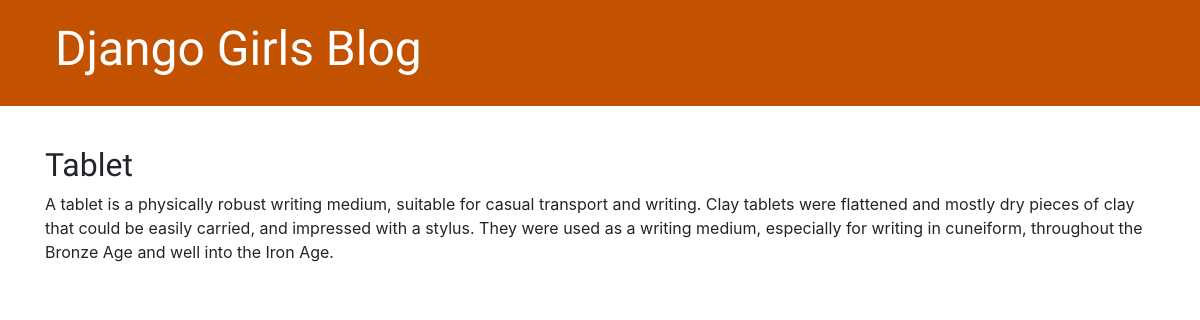
/post/3/, run on an earlier commit of the app's database.
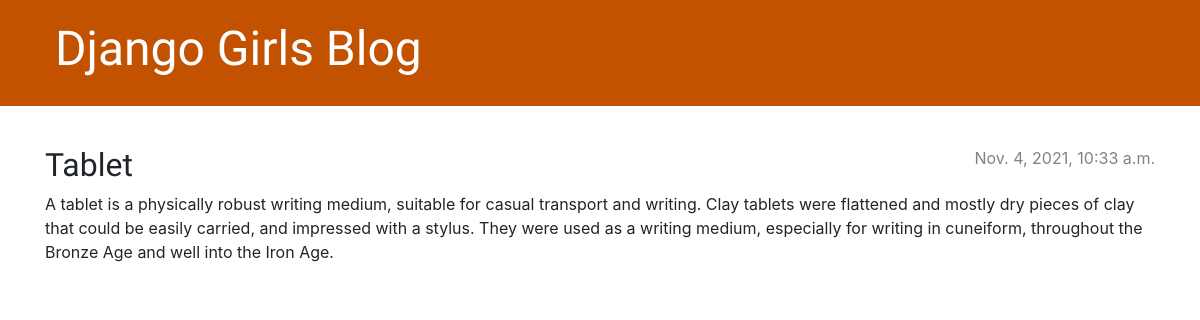
And on a later commit of the database.
### blog/models.py (models this page shows, shortened)
class Post(models.Model):
    author = models.ForeignKey(settings.AUTH_USER_MODEL, on_delete=models.CASCADE)
    title = models.CharField(max_length=200)
    text = models.TextField()
    created_date = models.DateTimeField(default=timezone.now)
    published_date = models.DateTimeField(blank=True, null=True)

### blog/views.py (the view)
# urls.py: path('post/<int:pk>/', views.post_detail, name='post_detail'),
def post_detail(request, pk):
    post = get_object_or_404(Post, pk=pk)
    return render(request, 'blog/post_detail.html', {'post': post})

### blog/templates/blog/post_detail.html (shortened to what this page needs)
{% extends 'blog/base.html' %}
{% block content %}
    <article class="post">
        {% if post.published_date %}
            <time class="date">
                {{ post.published_date }}
            </time>
        {% endif %}
        <h2>{{ post.title }}</h2>
        <p>{{ post.text|linebreaksbr }}</p>
    </article>
{% endblock %}

What changed in the data, as far as the page shows it:
changed Post "Tablet": published_date (not shown) → "Nov. 4, 2021, 10:33 a.m."
